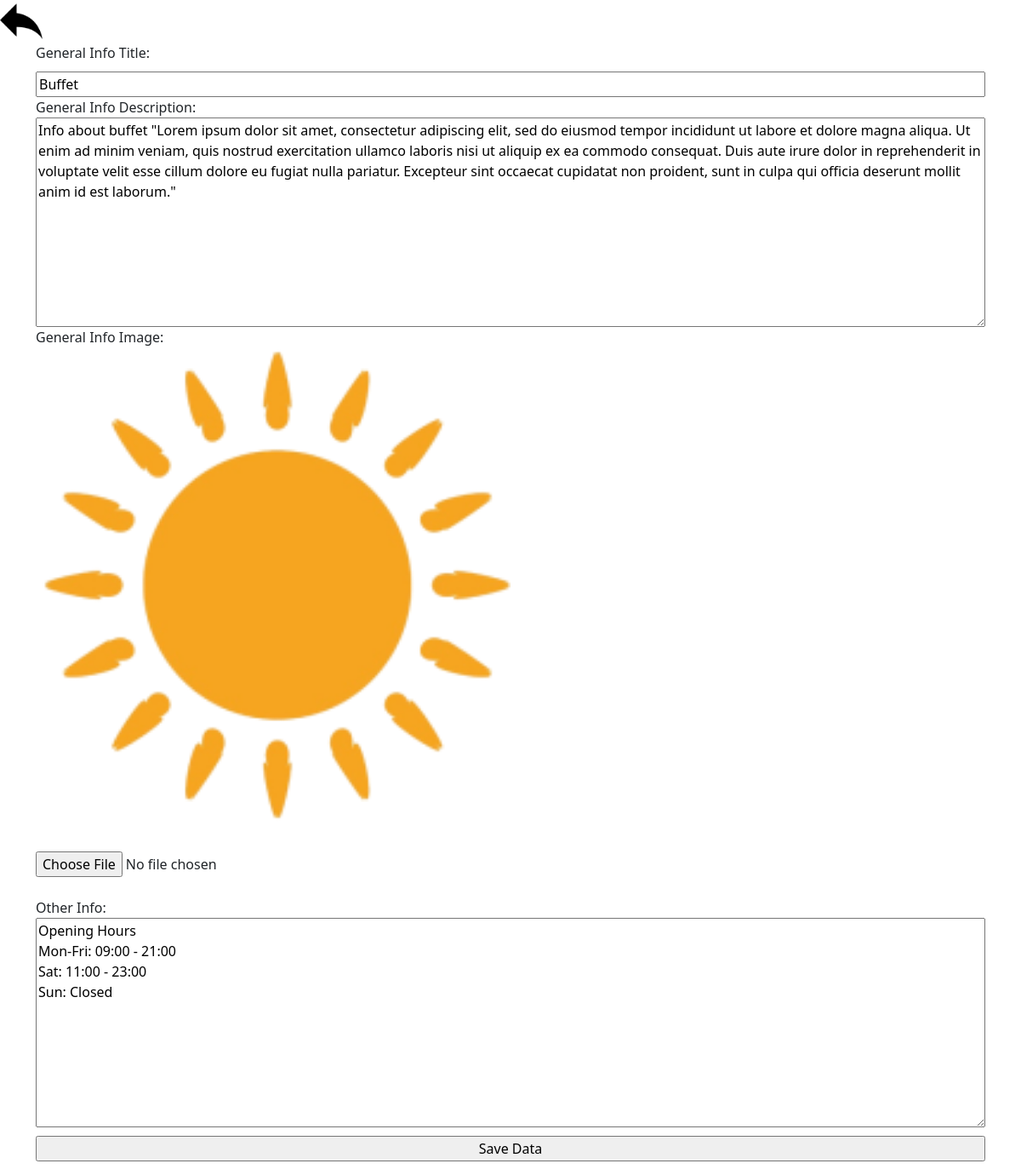
/cms/updateSingleGn.php?id=1, run on the app's committed database.
### tables this page shows
CREATE TABLE `generalinfo` (
  `id` int(11) NOT NULL,
  `title` varchar(150) NOT NULL,
  `description` text NOT NULL,
  `image` text DEFAULT NULL,
  `otherinfo` text DEFAULT NULL
);

### dbconnect.php (called while the page is built, shortened)
<?php
class DBController
{
	private $host = "localhost";
	private $user = "root";
	private $password = "";
	private $database = "sushiheaven";
	private $conn;
	function __construct()
	{
		$this->conn = $this->connectDB();
	}
	function connectDB()
	{
		$conn = mysqli_connect($this->host,$this->user,$this->password,$this->database);
		return $conn;
	}
	function getQuery($query)
	{
		$result = mysqli_query($this->conn, $query);
		$row=mysqli_fetch_assoc($result);
		return $row;
	}
}
?>

### cms/updateSingleGn.php (the view, shortened to what this page needs)
<?php
include 'db.php';
$a = $_GET["id"];
$gnInfo = $dbHandle->getQuery("SELECT * FROM generalinfo WHERE id='$a'");
 ?>
 <a href="gnInfoMain.php"><img src="../images/back.png" alt="" style="width:50px"></a>
 <!DOCTYPE html>
 <html lang="en" dir="ltr">
   <head>
   </head>
   <body>
   <div class="container">
   <form class="" method="post" enctype="multipart/form-data">
     General Info Title: <br>
     <input type="text" name="title" value="<?php echo $gnInfo['title']; ?>" required>
     General Info Description: <br>
     <textarea name="description" type="text" rows="10" required><?php echo $gnInfo['description']; ?></textarea>
     General Info Image:<br>
     <img src="<?php echo "../".$gnInfo["image"]; ?>" alt="" style="width:50%;"> <br>
     <input type="file" name="image" accept="image/*"> <br>
     Other Info: <br>
     <textarea name="otherinfo" type="text" rows="10"><?php echo $gnInfo['otherinfo']; ?></textarea>
     <input type="submit" name="submit" value="Save Data" >
    </form>
    </div>
   </body>
 </html>

### cms/css/styles.css (style rules this page uses)
form { display: flex; flex-direction: column; align-self: center; }
input { margin-top: 10px; }

### data on the page
generalinfo: title "Buffet", description "Info about buffet \"Lorem ipsum dolor sit amet, consectetur adipiscing elit, sed do eiusmod tempor incididunt ut labore et dolore magna aliqua. Ut enim ad minim veniam, quis nostrud exercitation ullamco laboris nisi ut aliquip ex ea commodo consequat. Duis aute irure dolor in reprehenderit in voluptate velit esse cillum dolore eu fugiat nulla pariatur. Excepteur sint occaecat cupidatat non proident, sunt in culpa qui officia deserunt mollit anim id est laborum.\"", image (picture), otherinfo "Opening Hours Mon-Fri: 09:00 - 21:00 Sat: 11:00 - 23:00 Sun: Closed"
